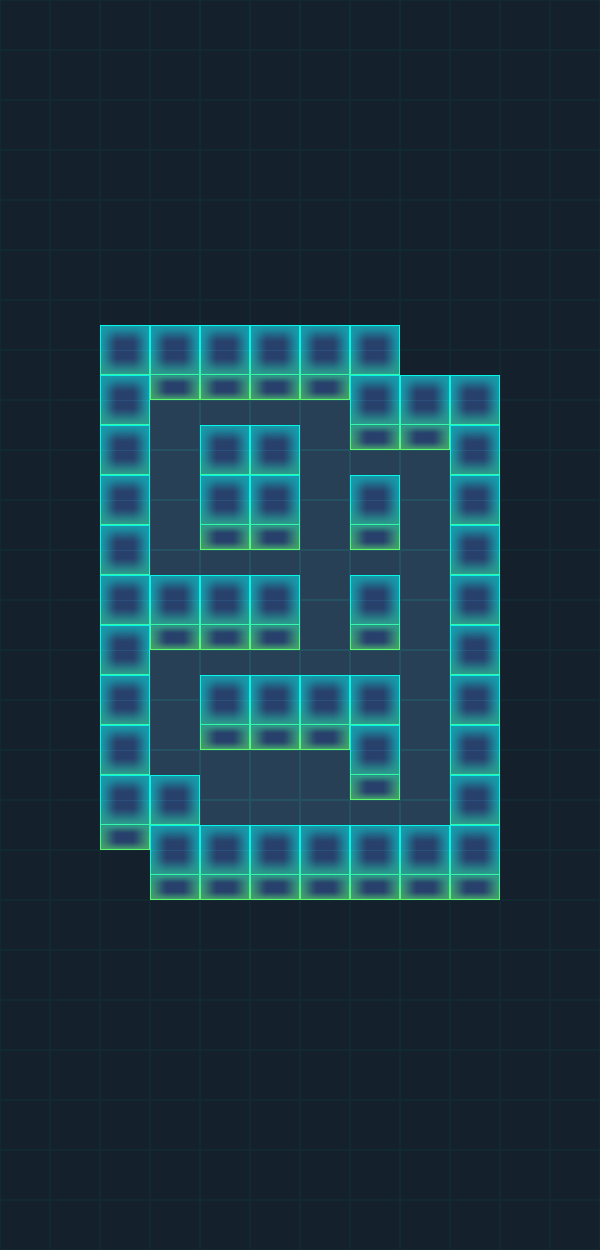

A level layout from a 2D game, rendered from its tile map. Below: a short description, then the map file with its tile-grid data intact:
An orthogonal 12x25 tile map with 50x50 px tiles, 4 tile layers (BG, WallBottom, Play, WallUp) and 7 objects (Hero, M1, M2, End).

<map version="1.0" orientation="orthogonal" renderorder="right-down" width="12" height="25" tilewidth="50" tileheight="50" nextobjectid="24">
 <tileset firstgid="1" source="tiles.tsx" />
 <layer name="BG" width="12" height="25">
  <data encoding="csv">
6,6,6,6,6,6,6,6,6,6,6,6,
6,6,6,6,6,6,6,6,6,6,6,6,
6,6,6,6,6,6,6,6,6,6,6,6,
6,6,6,6,6,6,6,6,6,6,6,6,
6,6,6,6,6,6,6,6,6,6,6,6,
6,6,6,6,6,6,6,6,6,6,6,6,
6,6,6,6,6,6,6,6,6,6,6,6,
6,6,6,6,6,6,6,6,6,6,6,6,
6,6,6,5,5,5,5,6,6,6,6,6,
6,6,6,5,6,6,5,5,5,6,6,6,
6,6,6,5,6,6,5,6,5,6,6,6,
6,6,6,5,5,5,5,5,5,6,6,6,
6,6,6,6,6,6,5,6,5,6,6,6,
6,6,6,5,5,5,5,5,5,6,6,6,
6,6,6,5,6,6,6,6,5,6,6,6,
6,6,6,5,5,5,5,6,5,6,6,6,
6,6,6,6,5,5,5,5,5,6,6,6,
6,6,6,6,6,6,6,5,5,6,6,6,
6,6,6,6,6,6,6,6,6,6,6,6,
6,6,6,6,6,6,6,6,6,6,6,6,
6,6,6,6,6,6,6,6,6,6,6,6,
6,6,6,6,6,6,6,6,6,6,6,6,
6,6,6,6,6,6,6,6,6,6,6,6,
6,6,6,6,6,6,6,6,6,6,6,6,
6,6,6,6,6,6,6,6,6,6,6,6
</data>
 </layer>
 <layer name="WallBottom" width="12" height="25">
  <data encoding="csv">
0,0,0,0,0,0,0,0,0,0,0,0,
0,0,0,0,0,0,0,0,0,0,0,0,
0,0,0,0,0,0,0,0,0,0,0,0,
0,0,0,0,0,0,0,0,0,0,0,0,
0,0,0,0,0,0,0,0,0,0,0,0,
0,0,0,0,0,0,0,0,0,0,0,0,
0,0,3,3,3,3,3,3,0,0,0,0,
0,0,4,2,2,2,2,4,3,3,0,0,
0,0,4,0,0,0,0,2,2,4,0,0,
0,0,4,0,4,4,0,0,0,4,0,0,
0,0,4,0,2,2,0,2,0,4,0,0,
0,0,4,0,0,0,0,0,0,4,0,0,
0,0,4,2,2,2,0,2,0,4,0,0,
0,0,4,0,0,0,0,0,0,4,0,0,
0,0,4,0,2,2,2,4,0,4,0,0,
0,0,4,0,0,0,0,2,0,4,0,0,
0,0,2,4,0,0,0,0,0,4,0,0,
0,0,0,2,2,2,2,2,2,4,0,0,
0,0,0,0,0,0,0,0,0,0,0,0,
0,0,0,0,0,0,0,0,0,0,0,0,
0,0,0,0,0,0,0,0,0,0,0,0,
0,0,0,0,0,0,0,0,0,0,0,0,
0,0,0,0,0,0,0,0,0,0,0,0,
0,0,0,0,0,0,0,0,0,0,0,0,
0,0,0,0,0,0,0,0,0,0,0,0
</data>
 </layer>
 <objectgroup name="Star">
  <object id="5" x="308.667" y="457" width="31.6667" height="34" />
  <object id="16" x="213.333" y="760.666" width="29.3333" height="25.3333" />
  <object id="17" x="358.334" y="557" width="26.6667" height="28" />
 </objectgroup>
 <objectgroup name="Coin" />
 <objectgroup name="Actor">
  <object id="1" name="Hero" x="164" y="421" width="8.333" height="10">
   <ellipse />
  </object>
  <object id="2" name="M1" x="369.667" y="78.3333" width="10" height="10">
   <ellipse />
  </object>
  <object id="3" name="M2" x="467" y="83" width="10" height="10">
   <ellipse />
  </object>
  <object id="15" name="End" x="419" y="824.333" width="10" height="10">
   <ellipse />
  </object>
 </objectgroup>
 <layer name="Play" width="12" height="25">
  <data encoding="csv">
0,0,0,0,0,0,0,0,0,0,0,0,
0,0,0,0,0,0,0,0,0,0,0,0,
0,0,0,0,0,0,0,0,0,0,0,0,
0,0,0,0,0,0,0,0,0,0,0,0,
0,0,0,0,0,0,0,0,0,0,0,0,
0,0,0,0,0,0,0,0,0,0,0,0,
0,0,0,0,0,0,0,0,0,0,0,0,
0,0,0,0,0,0,0,0,0,0,0,0,
0,0,0,0,0,0,0,0,0,0,0,0,
0,0,0,0,0,0,0,0,0,0,0,0,
0,0,0,0,0,0,0,0,0,0,0,0,
0,0,0,0,0,0,0,0,0,0,0,0,
0,0,0,0,0,0,0,0,0,0,0,0,
0,0,0,0,0,0,0,0,0,0,0,0,
0,0,0,0,0,0,0,0,0,0,0,0,
0,0,0,0,0,0,0,0,0,0,0,0,
0,0,0,0,0,0,0,0,0,0,0,0,
0,0,0,0,0,0,0,0,0,0,0,0,
0,0,0,0,0,0,0,0,0,0,0,0,
0,0,0,0,0,0,0,0,0,0,0,0,
0,0,0,0,0,0,0,0,0,0,0,0,
0,0,0,0,0,0,0,0,0,0,0,0,
0,0,0,0,0,0,0,0,0,0,0,0,
0,0,0,0,0,0,0,0,0,0,0,0,
0,0,0,0,0,0,0,0,0,0,0,0
</data>
 </layer>
 <layer name="WallUp" width="12" height="25">
  <data encoding="csv">
0,0,0,0,0,0,0,0,0,0,0,0,
0,0,0,0,0,0,0,0,0,0,0,0,
0,0,0,0,0,0,0,0,0,0,0,0,
0,0,0,0,0,0,0,0,0,0,0,0,
0,0,0,0,0,0,0,0,0,0,0,0,
0,0,0,0,0,0,0,0,0,0,0,0,
0,0,0,0,0,0,0,0,0,0,0,0,
0,0,0,0,0,0,0,0,0,0,0,0,
0,0,0,0,1,1,0,0,0,0,0,0,
0,0,0,0,0,0,0,1,0,0,0,0,
0,0,0,0,0,0,0,0,0,0,0,0,
0,0,0,1,1,1,0,1,0,0,0,0,
0,0,0,0,0,0,0,0,0,0,0,0,
0,0,0,0,1,1,1,1,0,0,0,0,
0,0,0,0,0,0,0,0,0,0,0,0,
0,0,0,1,0,0,0,0,0,0,0,0,
0,0,0,0,1,1,1,1,1,0,0,0,
0,0,0,0,0,0,0,0,0,2,0,0,
0,0,0,0,0,0,0,0,0,0,0,0,
0,0,0,0,0,0,0,0,0,0,0,0,
0,0,0,0,0,0,0,0,0,0,0,0,
0,0,0,0,0,0,0,0,0,0,0,0,
0,0,0,0,0,0,0,0,0,0,0,0,
0,0,0,0,0,0,0,0,0,0,0,0,
0,0,0,0,0,0,0,0,0,0,0,0
</data>
 </layer>
</map>
